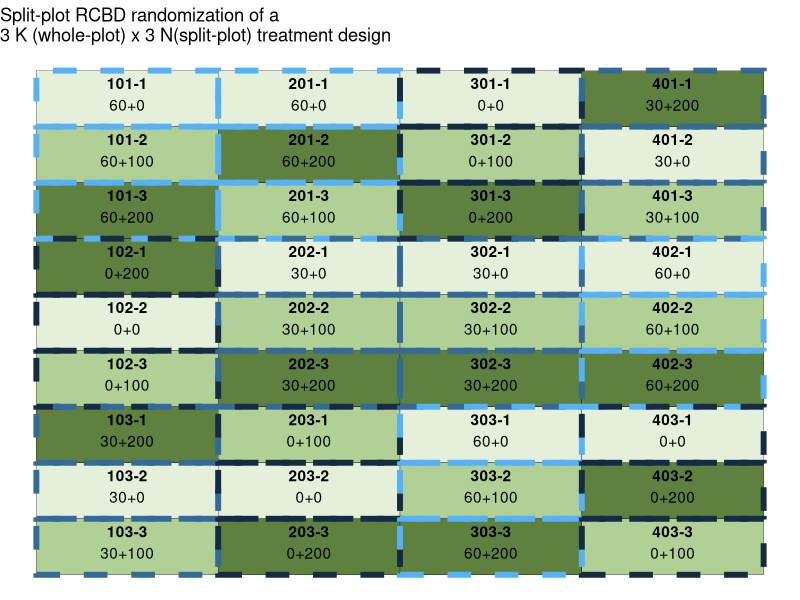

Recreate this plot in R. (Note: this script raises an error after producing the figure.)
## ---- chunk 1
library(tidyverse)

## ---- chunk 2
#Setting seed to get same randomization result every time
set.seed(930)

wp_rcbd_rand <-crossing(krate_kgha = c(0,30,60),
                        block = 1:4
                        ) %>%
#Randomizing WP treatment factor to blocks(restricted)
  arrange(block)%>%
  group_by(block)%>%
  mutate(krate_kgha = sample(krate_kgha))%>%
#Creating WP plot numbers
  mutate(wplot = (block*100)+1:3)%>%
  ungroup()
wp_rcbd_rand
## ---- chunk 3
spp_rcbd_rand <-crossing(nrate_kgha = c(0, 100, 200),
                        wplot = wp_rcbd_rand$wplot
                        )%>%
  arrange(wplot)%>%
#Randomizing SP treatment factor to WP plots(restricted)
group_by(wplot)%>%
mutate(nrate_kgha = sample(nrate_kgha))%>%


#Creating SP plot numbers
mutate(splot = paste0(wplot, "-", 1:3))%>%
ungroup()
  
spp_rcbd_rand

## ---- chunk 4
spp_rcbd_rand <- wp_rcbd_rand%>%
right_join(spp_rcbd_rand)%>%
mutate(trtname = paste0(krate_kgha, "+", nrate_kgha))


spp_rcbd_rand

## ---- chunk 5
spp_rcbd_layout <- spp_rcbd_rand
#Defining numbers of rows and columns in the field for plotting purposes
spp_rcbd_layout <- spp_rcbd_rand %>%
  mutate(row = rep(1:4, each = 9))%>%   
mutate(col = rep(seq(from = 1,
                     to = 9, 
                     by = 1),
                 times = 4)
       )  


spp_rcbd_layout

## ---- chunk 6
ggplot(data = spp_rcbd_layout, aes (x = row,
                                    y = -col)) +  
geom_tile(aes(fill = factor(nrate_kgha)), 
            color = "black",
            show.legend = F
            )+
geom_tile(aes(color = krate_kgha),
            show.legend = F,
            size  = 2,
            linetype = 2,
            fill = NA) +
  scale_fill_manual(values = c("#e5f0db",
                               "#b1d095",
                               "#5e813f")) +
  geom_text(aes(label = splot), fontface = "bold", vjust =-.8)+
  geom_text(aes(label = trtname), vjust = 1)+
  labs(title = "Split-plot RCBD randomization of a\n3 K (whole-plot) x 3 N(split-plot) treatment design") + 
  theme_void()
 


## ---- chunk 7
spp_rcbd_rand %>%
  dplyr::select(block, wplot, krate_kgha,
                splot, nrate_kgha, trtname) %>%
  write_csv("../output/spp_rcbd_randomization_table.csv")
## ---- chunk 8
ggsave("../output/spp_rcbd_layoutmap.png",
       width = 6,
       height = 5,
       bg = "white")
